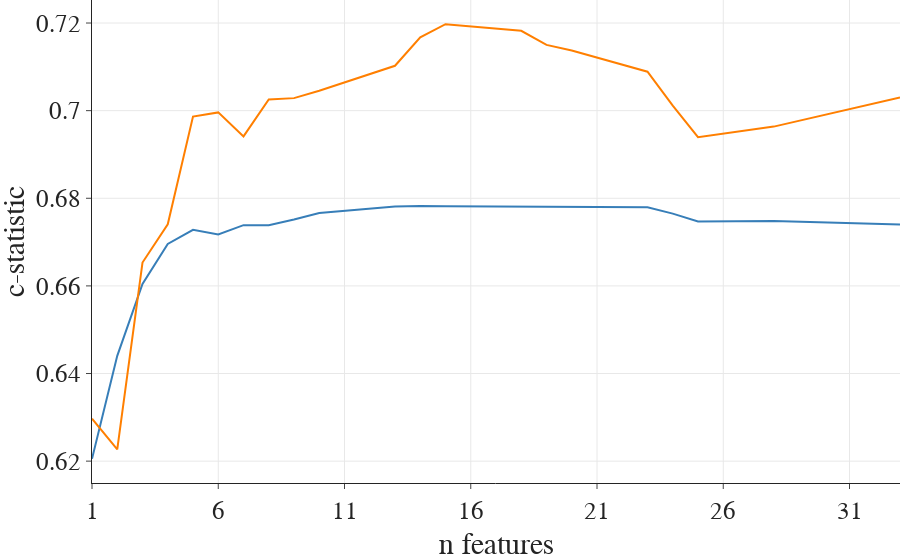

Notebook source saved alongside this figure:
### Code cell
from matplotlib.figure import Figure
from _plotly_utils.colors.colorbrewer import Set1

def update_style_training_curve(fig: Figure):
    fig.update_layout({
        'yaxis_range':[0.6,0.75],
        'xaxis': {
            'showgrid': True,
        },
        'yaxis': {
            'showgrid': True,
        }
    })

    fig.update_traces({
        'line': {
            'width': 3,
            'shape': 'spline',
        },
    })

    return fig


fig = run_average_training_curves({'CoxNet': 'coxnet', 'Gradient Boosting': 'gb'})
fig.write_image('./data/training_curves.svg')
fig.show()

### Figure 1 — Plotly figure (JSON) as saved in the notebook; plotly's stock layout.template omitted (floating-point values rounded to 4 significant figures)
{"data": [{"hovertemplate": "variable=CoxNet<br>index=%{x}<br>value=%{y}<extra></extra>", "legendgroup": "CoxNet", "line": {"color": "rgb(55,126,184)", "dash": "solid"}, "marker": {"symbol": "circle"}, "mode": "lines", "name": "CoxNet", "orientation": "v", "showlegend": true, "x": [1, 2, 3, 4, 5, 6, 7, 8, 9, 10, 13, 14, 15, 18, 19, 20, 23, 24, 25, 28, 33], "xaxis": "x", "y": [0.6205, 0.644, 0.6604, 0.6696, 0.6728, 0.6717, 0.6739, 0.6739, 0.6752, 0.6766, 0.6781, 0.6783, 0.6782, 0.6781, 0.6781, 0.6781, 0.678, 0.6765, 0.6747, 0.6748, 0.674], "yaxis": "y", "type": "scatter"}, {"hovertemplate": "variable=Gradient Boosting<br>index=%{x}<br>value=%{y}<extra></extra>", "legendgroup": "Gradient Boosting", "line": {"color": "rgb(255,127,0)", "dash": "solid"}, "marker": {"symbol": "circle"}, "mode": "lines", "name": "Gradient Boosting", "orientation": "v", "showlegend": true, "x": [1, 2, 3, 4, 5, 6, 7, 8, 9, 10, 13, 14, 15, 18, 19, 20, 23, 24, 25, 28, 33], "xaxis": "x", "y": [0.6297, 0.6227, 0.6653, 0.6741, 0.6986, 0.6996, 0.6941, 0.7026, 0.7029, 0.7045, 0.7102, 0.7167, 0.7197, 0.7182, 0.715, 0.7137, 0.7089, 0.7011, 0.694, 0.6964, 0.703], "yaxis": "y", "type": "scatter"}], "layout": {"xaxis": {"anchor": "y", "domain": [0.0, 1.0], "title": {"text": "n features"}, "showgrid": true, "tickvals": [1, 6, 11, 16, 21, 26, 31]}, "yaxis": {"anchor": "x", "domain": [0.0, 1.0], "title": {"text": "c-statistic"}, "showgrid": true}, "legend": {"title": {"text": "variable", "font": {"color": "rgba(0,0,0,0)"}}, "tracegroupgap": 0}, "margin": {"t": 0, "l": 0, "r": 0, "b": 0}, "font": {"family": "Calibri", "size": 25}, "bargroupgap": 0.1, "showlegend": false}}
